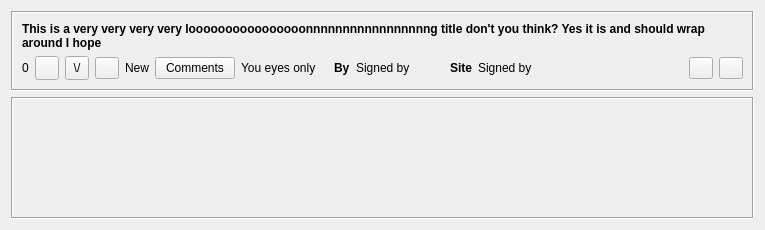
<?xml version="1.0" encoding="UTF-8"?>
<ui version="4.0">
 <class>PostedItem</class>
 <widget class="QWidget" name="PostedItem">
  <property name="geometry">
   <rect>
    <x>0</x>
    <y>0</y>
    <width>765</width>
    <height>230</height>
   </rect>
  </property>
  <property name="windowTitle">
   <string notr="true"/>
  </property>
  <layout class="QVBoxLayout">
   <item>
    <widget class="QFrame" name="frame">
     <property name="sizePolicy">
      <sizepolicy hsizetype="Expanding" vsizetype="Fixed">
       <horstretch>0</horstretch>
       <verstretch>0</verstretch>
      </sizepolicy>
     </property>
     <property name="autoFillBackground">
      <bool>true</bool>
     </property>
     <property name="frameShape">
      <enum>QFrame::Box</enum>
     </property>
     <property name="frameShadow">
      <enum>QFrame::Sunken</enum>
     </property>
     <layout class="QVBoxLayout" name="frameVLayout">
      <item>
       <widget class="StyledLabel" name="titleLabel">
        <property name="sizePolicy">
         <sizepolicy hsizetype="MinimumExpanding" vsizetype="Expanding">
          <horstretch>0</horstretch>
          <verstretch>0</verstretch>
         </sizepolicy>
        </property>
        <property name="font">
         <font>
          <weight>75</weight>
          <bold>true</bold>
         </font>
        </property>
        <property name="text">
         <string notr="true">This is a very very very very loooooooooooooooonnnnnnnnnnnnnnnnng title don't you think? Yes it is and should wrap around I hope</string>
        </property>
        <property name="alignment">
         <set>Qt::AlignLeading|Qt::AlignLeft|Qt::AlignTop</set>
        </property>
        <property name="wordWrap">
         <bool>true</bool>
        </property>
        <property name="openExternalLinks">
         <bool>true</bool>
        </property>
       </widget>
      </item>
      <item>
       <layout class="QHBoxLayout" name="buttonHLayout">
        <item>
         <widget class="StyledLabel" name="scoreLabel">
          <property name="text">
           <string>0</string>
          </property>
          <property name="alignment">
           <set>Qt::AlignCenter</set>
          </property>
         </widget>
        </item>
        <item>
         <widget class="QToolButton" name="voteUpButton">
          <property name="minimumSize">
           <size>
            <width>24</width>
            <height>24</height>
           </size>
          </property>
          <property name="toolTip">
           <string>Vote up</string>
          </property>
          <property name="text">
           <string/>
          </property>
          <property name="icon">
           <iconset resource="../images.qrc">
            <normaloff>:/images/vote_up.png</normaloff>:/images/vote_up.png</iconset>
          </property>
         </widget>
        </item>
        <item>
         <widget class="QToolButton" name="voteDownButton">
          <property name="minimumSize">
           <size>
            <width>24</width>
            <height>24</height>
           </size>
          </property>
          <property name="toolTip">
           <string>Vote down</string>
          </property>
          <property name="text">
           <string>\/</string>
          </property>
          <property name="icon">
           <iconset resource="../images.qrc">
            <normaloff>:/images/vote_down.png</normaloff>:/images/vote_down.png</iconset>
          </property>
         </widget>
        </item>
        <item>
         <widget class="QPushButton" name="readButton">
          <property name="maximumSize">
           <size>
            <width>24</width>
            <height>16777215</height>
           </size>
          </property>
          <property name="focusPolicy">
           <enum>Qt::NoFocus</enum>
          </property>
          <property name="toolTip">
           <string>Toggle Message Read Status</string>
          </property>
          <property name="icon">
           <iconset resource="../images.qrc">
            <normaloff>:/images/message-state-unread.png</normaloff>:/images/message-state-unread.png</iconset>
          </property>
          <property name="checkable">
           <bool>true</bool>
          </property>
          <property name="checked">
           <bool>false</bool>
          </property>
          <property name="flat">
           <bool>false</bool>
          </property>
         </widget>
        </item>
        <item>
         <widget class="QLabel" name="newLabel">
          <property name="text">
           <string>New</string>
          </property>
         </widget>
        </item>
        <item>
         <widget class="QPushButton" name="commentButton">
          <property name="text">
           <string>Comments</string>
          </property>
         </widget>
        </item>
        <item>
         <widget class="QLabel" name="dateLabel">
          <property name="sizePolicy">
           <sizepolicy hsizetype="Expanding" vsizetype="Fixed">
            <horstretch>0</horstretch>
            <verstretch>0</verstretch>
           </sizepolicy>
          </property>
          <property name="text">
           <string notr="true">You eyes only</string>
          </property>
          <property name="openExternalLinks">
           <bool>true</bool>
          </property>
         </widget>
        </item>
        <item>
         <widget class="QLabel" name="fromBoldLabel">
          <property name="sizePolicy">
           <sizepolicy hsizetype="Preferred" vsizetype="Fixed">
            <horstretch>0</horstretch>
            <verstretch>0</verstretch>
           </sizepolicy>
          </property>
          <property name="font">
           <font>
            <weight>75</weight>
            <bold>true</bold>
           </font>
          </property>
          <property name="text">
           <string>By</string>
          </property>
         </widget>
        </item>
        <item>
         <widget class="GxsIdLabel" name="fromLabel">
          <property name="sizePolicy">
           <sizepolicy hsizetype="Expanding" vsizetype="Fixed">
            <horstretch>0</horstretch>
            <verstretch>0</verstretch>
           </sizepolicy>
          </property>
          <property name="text">
           <string notr="true">Signed by</string>
          </property>
          <property name="openExternalLinks">
           <bool>true</bool>
          </property>
         </widget>
        </item>
        <item>
         <widget class="QLabel" name="siteBoldLabel">
          <property name="sizePolicy">
           <sizepolicy hsizetype="Preferred" vsizetype="Fixed">
            <horstretch>0</horstretch>
            <verstretch>0</verstretch>
           </sizepolicy>
          </property>
          <property name="font">
           <font>
            <weight>75</weight>
            <bold>true</bold>
           </font>
          </property>
          <property name="text">
           <string>Site</string>
          </property>
         </widget>
        </item>
        <item>
         <widget class="QLabel" name="siteLabel">
          <property name="sizePolicy">
           <sizepolicy hsizetype="Expanding" vsizetype="Fixed">
            <horstretch>0</horstretch>
            <verstretch>0</verstretch>
           </sizepolicy>
          </property>
          <property name="text">
           <string notr="true">Signed by</string>
          </property>
          <property name="openExternalLinks">
           <bool>true</bool>
          </property>
         </widget>
        </item>
        <item>
         <spacer name="buttonHSpacer">
          <property name="orientation">
           <enum>Qt::Horizontal</enum>
          </property>
          <property name="sizeHint" stdset="0">
           <size>
            <width>118</width>
            <height>20</height>
           </size>
          </property>
         </spacer>
        </item>
        <item>
         <widget class="QPushButton" name="readAndClearButton">
          <property name="maximumSize">
           <size>
            <width>24</width>
            <height>16777215</height>
           </size>
          </property>
          <property name="focusPolicy">
           <enum>Qt::NoFocus</enum>
          </property>
          <property name="toolTip">
           <string>Set as read and remove item</string>
          </property>
          <property name="icon">
           <iconset resource="../images.qrc">
            <normaloff>:/images/cancel.png</normaloff>:/images/cancel.png</iconset>
          </property>
         </widget>
        </item>
        <item>
         <widget class="QPushButton" name="clearButton">
          <property name="maximumSize">
           <size>
            <width>24</width>
            <height>16777215</height>
           </size>
          </property>
          <property name="focusPolicy">
           <enum>Qt::NoFocus</enum>
          </property>
          <property name="toolTip">
           <string>Remove Item</string>
          </property>
          <property name="icon">
           <iconset resource="../images.qrc">
            <normaloff>:/images/close_normal.png</normaloff>:/images/close_normal.png</iconset>
          </property>
         </widget>
        </item>
       </layout>
      </item>
     </layout>
     <zorder>titleLabel</zorder>
    </widget>
   </item>
   <item>
    <widget class="QFrame" name="frame_notes">
     <property name="frameShape">
      <enum>QFrame::Box</enum>
     </property>
     <property name="frameShadow">
      <enum>QFrame::Sunken</enum>
     </property>
     <widget class="QLabel" name="notes">
      <property name="geometry">
       <rect>
        <x>2</x>
        <y>2</y>
        <width>16</width>
        <height>17</height>
       </rect>
      </property>
      <property name="styleSheet">
       <string notr="true"/>
      </property>
      <property name="text">
       <string/>
      </property>
      <property name="wordWrap">
       <bool>true</bool>
      </property>
     </widget>
    </widget>
   </item>
  </layout>
 </widget>
 <customwidgets>
  <customwidget>
   <class>StyledLabel</class>
   <extends>QLabel</extends>
   <header>gui/common/StyledLabel.h</header>
  </customwidget>
  <customwidget>
   <class>GxsIdLabel</class>
   <extends>QLabel</extends>
   <header>gui/gxs/GxsIdLabel.h</header>
  </customwidget>
 </customwidgets>
 <tabstops>
  <tabstop>voteUpButton</tabstop>
  <tabstop>voteDownButton</tabstop>
  <tabstop>commentButton</tabstop>
 </tabstops>
 <resources>
  <include location="../images.qrc"/>
 </resources>
 <connections/>
</ui>
